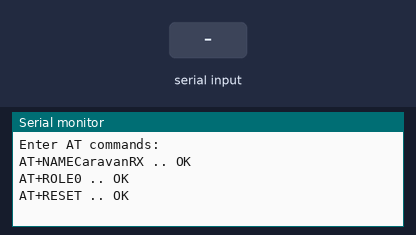
A sketch run on a simulated Arduino Uno, built with avr-gcc and run on an emulated ATmega328P. Shown: the last lines printed to the serial monitor. The inputs (shaded band) are chosen by the test bench. The modem accepts every AT command (registered, SIM ready, sends succeed) and sends nothing else.

Above: at 2.2 s.
2.3 s: "1" received over the second serial link
At 3.2 s:
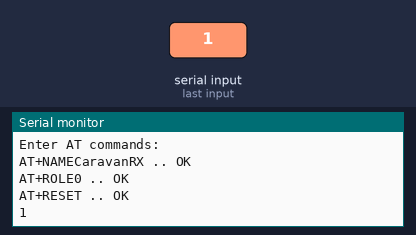
3.8 s: "0" received over the second serial link
At 4.3 s:
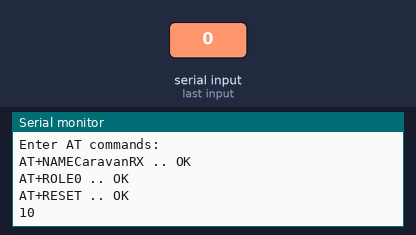

Measured:
- after the input at 2.3 s, the serial monitor: prints a new line at once (image 1)
- after the input at 3.8 s, the serial monitor: prints a new line at once (image 2)

The sketch:

Caravan_Thermostat_RX.ino
```cpp
// (licence header left out)
// Setup the includes
#include <SPI.h>
#include <SoftwareSerial.h>

// Define the pins.
// BLE

#define BLERXPIN 2
#define BLETXPIN 3

// Create instances
SoftwareSerial BTserial(BLERXPIN, BLETXPIN); // RX, TX

// Define Global Variables

void setup() {
  Serial.begin(9600);
Serial.println("Enter AT commands:");
  BTserial.begin(9600);
  at("AT+NAMECaravanRX");
  //at("AT+CON0015830084F7"); //Connect to Master Arduino
  at("AT+ROLE0");
  at("AT+RESET");

  // Master Address 00:15:83:00:84:F7
  // Slave Address 00:15:83:00:83:EE
  delay(1000); // wait a bit, NECESSARY!!
}

void loop() {
 // Keep reading from HC-06 and send to Arduino Serial Monitor
    if (BTserial.available())
    {
        Serial.write(BTserial.read());
    }

    // Keep reading from Arduino Serial Monitor and send to HC-06
    if (Serial.available())
    {
        BTserial.write(Serial.read());
    }
}

void at(char* cmd) {
  BTserial.write(cmd);
  BTserial.write("\r\n");
  Serial.print(cmd);
  while(!BTserial.find("OK")) Serial.print(".");

  Serial.println(" .. OK");
}
```
